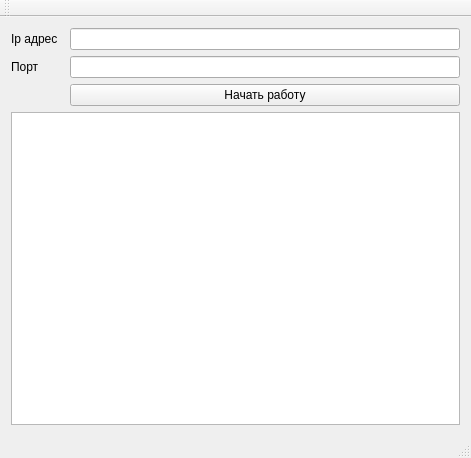
<?xml version="1.0" encoding="UTF-8"?>
<ui version="4.0">
 <class>ServerWindow</class>
 <widget class="QMainWindow" name="ServerWindow">
  <property name="geometry">
   <rect>
    <x>0</x>
    <y>0</y>
    <width>471</width>
    <height>458</height>
   </rect>
  </property>
  <property name="windowTitle">
   <string>QTCPServer</string>
  </property>
  <property name="styleSheet">
   <string notr="true"/>
  </property>
  <widget class="QWidget" name="centralWidget">
   <layout class="QGridLayout" name="gridLayout">
    <item row="3" column="0" colspan="3">
     <widget class="QTextBrowser" name="textBrowser_receivedMessages">
      <property name="styleSheet">
       <string notr="true"/>
      </property>
     </widget>
    </item>
    <item row="1" column="0">
     <widget class="QLabel" name="label_2">
      <property name="text">
       <string>Порт</string>
      </property>
     </widget>
    </item>
    <item row="2" column="2">
     <widget class="QPushButton" name="pushButton">
      <property name="text">
       <string>Начать работу</string>
      </property>
     </widget>
    </item>
    <item row="0" column="2">
     <widget class="QLineEdit" name="lineEdit"/>
    </item>
    <item row="1" column="2">
     <widget class="QLineEdit" name="lineEdit_2"/>
    </item>
    <item row="0" column="0">
     <widget class="QLabel" name="label">
      <property name="text">
       <string>Ip адрес</string>
      </property>
     </widget>
    </item>
   </layout>
  </widget>
  <widget class="QMenuBar" name="menuBar">
   <property name="geometry">
    <rect>
     <x>0</x>
     <y>0</y>
     <width>471</width>
     <height>22</height>
    </rect>
   </property>
  </widget>
  <widget class="QToolBar" name="mainToolBar">
   <attribute name="toolBarArea">
    <enum>TopToolBarArea</enum>
   </attribute>
   <attribute name="toolBarBreak">
    <bool>false</bool>
   </attribute>
  </widget>
  <widget class="QStatusBar" name="statusBar"/>
 </widget>
 <layoutdefault spacing="6" margin="11"/>
 <resources/>
 <connections/>
</ui>
